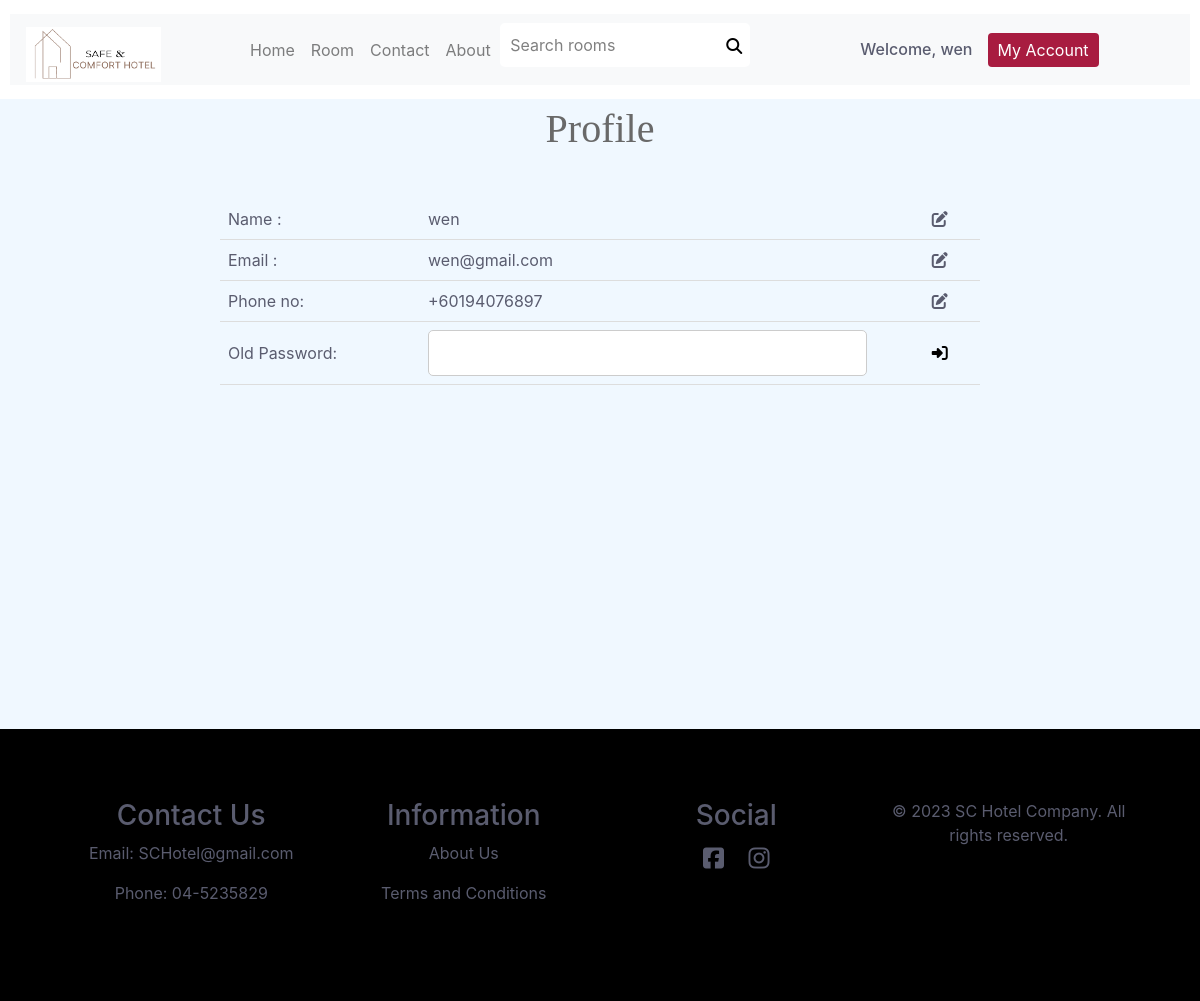
The page /Web_Development/public_html/ChangePassword.php (signed in) on the database its author committed.
### tables this page shows
CREATE TABLE `users` (
  `id` int(11) NOT NULL,
  `name` varchar(256) NOT NULL,
  `email` varchar(256) NOT NULL,
  `password` varchar(256) NOT NULL,
  `phoneno` int(20) NOT NULL
);

### Web_Development/public_html/ChangePassword.php (the view, shortened to what this page needs)
<?php
include 'config.php';
if (isset($_SESSION['users_id'])) {
    $user_id = $_SESSION['users_id'];
}
?>
<!DOCTYPE html>
<html>
    <head>
        <link rel="stylesheet" type="text/css" href="css/style2.css">
        <link rel="stylesheet" href="https://cdn.jsdelivr.net/npm/bootstrap@4.0.0/dist/css/bootstrap.min.css">
    </head>
    <body>
        <header>
            <nav class="navbar navbar-expand-lg navbar-light bg-light">
                <a class="navbar-brand logo" href="Home.html"><img src="img/logo2.png"  alt="Company Logo"></a>
                <div class="collapse navbar-collapse" id="navbarCollapse">
                    <ul class="navbar-nav mr-auto">
                        <li class="nav-item">
                            <a class="nav-link" href="Home.php">Home</a>
                        </li>
                        <li class="nav-item">
                            <a class="nav-link" href="Reservation.php">Room</a>
                        </li>
                        <li class="nav-item">
                            <a class="nav-link" href="Contact.php">Contact</a>
                        </li>
                        <li class="nav-item">
                            <a class="nav-link" href="About.php">About</a>
                        </li>
                    </ul>
                    <div class="search-container" style="margin-right: 110px;">
                        <form action="searchpage.php" method="GET">
                            <input type="text" placeholder="Search rooms" id="searchBar" value="<?php if(isset($_GET['search'])){echo $_GET['search'];} ?>" name="search" style="margin-bottom:10px" required>
                            <button type="submit"><i class="fas fa-duotone fa-magnifying-glass fa-beat"></i>
                        </form>
                    </div>
                    <div class='user' style="margin-right:15px;">
                        <?php
                        if (isset($_SESSION['name'])) {
                            echo "<h6 style='margin-bottom:0px;'>Welcome, " . $_SESSION['name'] . "</h>";
                        } else {
                            echo "<a href='login.php'><i class='fa fa-user'></i> Login</a>";
                        }
                        ?>
                    </div>
                    <div class="dropdown-acc">
                        <button class="dropbtn">My Account</button>
                    </div>
                </div>
            </nav>
        </header>
        <section >
            <div style="background-color: #f0f8ff; min-height: 630px;">
                <div class="title" style="margin-bottom: 0;">
                    <h2 class="change-font">Profile</h1>
                </div>
                <div class="changePass-form">
                    <?php
                    if (isset($_SESSION['users_id'])) {
                        $user_id = $_SESSION['users_id'];
                    }
                    $select_profile = mysqli_query($conn, "SELECT * FROM `users` WHERE id='$user_id'");
                    if (mysqli_num_rows($select_profile) > 0) {
                        while ($row = mysqli_fetch_assoc($select_profile)) {
                            $name = $row['name'];
                            $email = $row['email'];
                            $phoneno = $row['phoneno'];
                            ?>
                            <div class="d-flex justify-content-center">
                                <div class="col-md-8" style="padding:20px;">
                                    <table>
                                        <tbody>
                                            <tr>
                                                <td style="text-align:left; width: 200px;">Name :</td>
                                                <td>
                                                    <span id="nameValue"><?php echo $name; ?></span>
                                                </td>
                                                <td>
                                                    <i class="fa-solid fa-pen-to-square" onclick="confirmNameUpdate()"></i>
                                                </td>
                                            </tr>
                                            <tr>
                                                <td>Email :</td>
                                                <td>
                                                    <span id="emailValue"><?php echo $email; ?></span>
                                                </td>
                                                <td>
                                                    <i class="fa-solid fa-pen-to-square" onclick="confirmEmailUpdate()"></i>
                                                </td>
                                            </tr>
                                            <tr>
                                                <td>Phone no:</td>
                                                <td>
                                                    <span id="phoneValue">+60<?php echo $phoneno; ?></span>
                                                </td>
                                                <td>
                                                    <i class="fa-solid fa-pen-to-square" onclick="confirmPhoneUpdate()"></i>
                                                </td>
                                            </tr>
                                            <tr>
                                        <form action="" method="POST">
                                            <td>Old Password:</td>
                                            <td>
                                                <input type="password" name="password" placeholder="">
                                            </td>
                                            <td>
                                                <button type="submit" name="submit" style="border:0px; padding:0px; background-color: #f0f8ff">
                                                    <i class="fa-solid fa-right-to-bracket"></i>
                                                </button>
                                            </td>
                                        </form>
                                        </tr>
                                        </tbody>
                                    </table>
                                </div>
                            </div>
                            <?php
                        }
                    } else {
                        echo "<div class='display-order'><span>your prebook is empty!</span></div>";
                    }
                    ?>
                </div>
            </div>
        </section>
        <footer>
            <div class="row" style="display:block;" >
                <div class="col-md-12">
                    <div style="background-color: black;">
                        <div class="row" >
                            <div class="col-md-3 contact">
                                <h3>Contact Us</h3>
                                <p>Email: SCHotel@gmail.com</p>
                                <p>Phone: 04-5235829</p>
                            </div>
                            <div class="col-md-3 info">
                                <h3>Information</h3>
                                <p>About Us</p>
                                <p>Terms and Conditions</p>
                            </div>
                            <div class="col-md-3 social">
                                <h3>Social</h3>
                                <a href="#"><i class="fab fa-facebook-square"></i></a>
                                <a href="#"><i class="fab fa-instagram"></i></a>
                            </div>
                            <div class="col-md-3 copyright">
                                <p>&copy; 2023 SC Hotel Company. All rights reserved.</p>
                            </div>
                        </div>
                    </div>
                </div>
            </div>
        </footer>
    </body>
</html>

### Web_Development/public_html/css/style2.css (style rules this page uses)
* { box-sizing: border-box; }
body { background-color: #ffffff; font-family: "Helvetica", Arial, serif; color: #5a5c6f !important; margin: 0; height: 100%; }
header { display: flex; justify-content: space-between; align-items: center; padding: 14px 10px; background-color: #ffffff; }
.logo { width: 200px; height: 55px; }
.logo img { width: 135px; height: 55px; margin-bottom: 10px; }
input[type="text"], input[type="email"], input[type="number"], textarea, select { width: 100%; padding: 10px; border: 2px; border-radius: 5px; margin-bottom: 15px; box-sizing: border-box; }
.search-container input { border-radius: 5px; width: 250px; }
.search-container button { position: absolute; margin-left: -30px; margin-top: 10px; border: none; background-color: white; }
.row { margin-left: 30px; }
.title { margin-bottom: 3em; margin-left: 16.66667%; width: 66.66667%; text-align: center; }
.title h2 { font-size: 40px; margin: 0; margin-bottom: 20px; line-height: 1.5; font-weight: 300; position: relative; color: #696969; }
.change-font { font-family: "Cambria", cambria; }
footer { background-color: black; padding: 70px; display: flex; justify-content: space-between; }
.contact, .info, .social, .copyright { text-align: center; margin-bottom: 10px; }
.social a { margin: 0 10px; font-size: 24px; color: inherit; ; }
table { width: 100%; border-collapse: collapse; }
th, td { padding: 8px; text-align: left; border-bottom: 1px solid #ddd; }
.dropbtn { background-color: #a81c40; color: white; padding: 16px; font-size: 16px; border: none; border-radius: 4px; padding: 5px 10px; text-decoration: none; }
.dropdown-acc { position: relative; display: inline-block; width: 186.50px; }
.changePass-form form { margin: 0 auto; max-width: 270px; border-radius: 10px; margin-bottom: 30px; border: 2px solid #ccc; padding: 20px; }
input[type="password"] { padding: 10px; border: 1px solid #ccc; border-radius: 5px; font-size: 16px; margin-bottom: 20px; }
#searchBar::placeholder { color: grey; }

### Web_Development/public_html/ChangePassword.php (style rules this page uses)
input[type="password"] { padding: 10px; border: 1px solid #ccc; border-radius: 5px; font-size: 16px; margin-bottom: 0px; width: 90%; }

### rows shown on the page
users: name "wen", email "wen@gmail.com", phoneno "194076897"

### other values the page prints
$_SESSION['name'] "wen"
